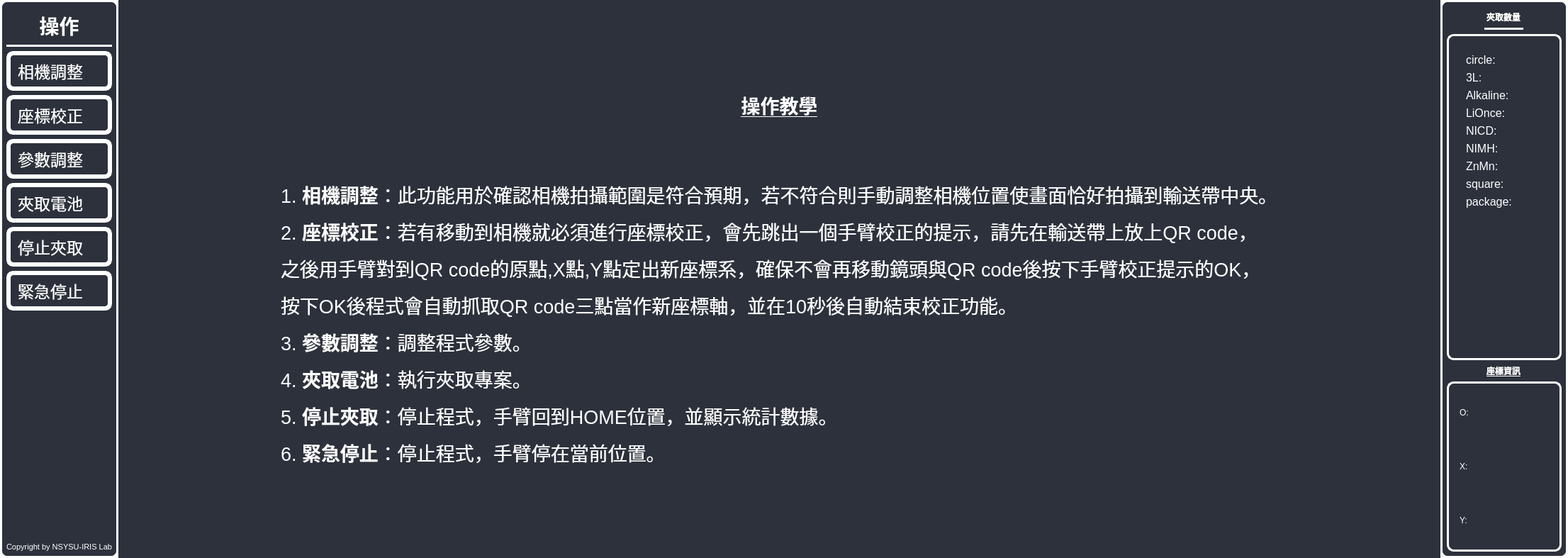
<?xml version="1.0" encoding="UTF-8"?>
<ui version="4.0">
 <class>MainWindow</class>
 <widget class="QMainWindow" name="MainWindow">
  <property name="geometry">
   <rect>
    <x>0</x>
    <y>0</y>
    <width>2212</width>
    <height>787</height>
   </rect>
  </property>
  <property name="windowTitle">
   <string>MainWindow</string>
  </property>
  <property name="styleSheet">
   <string notr="true">/*For all window settings*/
*{
	border: none;
	background: transparent;
	padding: 0;
	margin: 0;
	color: #fff; /*text color*/
}

QRadioButton {
    background-color: transparent;
    color:                  white;
}

QRadioButton::indicator {
    width:                  10px;
    height:                 10px;
    border-radius:          7px;
}

QPushButton:hover {
    background-color: rgba(255, 255, 255, 0.5);
}

QPushButton:hover:pressed { color: rgb(23, 237, 255); }

QTabBar::tab:selected {
	color: rgb(46, 52, 54);
    background-color: rgb(255, 255, 255);
}

QTabBar::tab:!selected {

}

/* rightMenu*/
#rightMenuContainer{
	background-color: #2c313c;
	border: 3px solid white;
	border-radius: 10px;
}

#showText_Info{
	padding: 6px 0px;
	border-bottom-width: 3px;
	border-bottom-style: solid;
	border-bottom-color: rgb(255, 255, 255);
	font-weight: 600;
}

#Calib_info_container{
	border: 3px solid white;
	border-radius: 10px;
}

#Battery_info_container{
	border: 3px solid white;
	border-radius: 10px;
}

#bubbleBtn{
	border: 6px solid white groove #242424;
	border-radius: 10px;
}

#calibratedBtn{
	border: 6px solid white groove #242424;
	border-radius: 10px;
}

#cameraBtn{
	border: 6px solid white groove #242424;
	border-radius: 10px;
}

#emergencyBtn{
	border: 6px solid white groove #242424;
	border-radius: 10px;
}

#stopBtn{
	border: 6px solid white groove #242424;
	border-radius: 10px;
}

#parameterBtn{
	border: 6px solid white groove #242424;
	border-radius: 10px;
}

#show_coord_Info{
	padding: 6px 0px;
	border-bottom-width: 3px;
	border-bottom-style: solid;
	border-bottom-color: rgb(255, 255, 255);
	font-weight: 600;
}

/* CenterMenu */
#centerMenuContainer{
	background-color: #2c313c;
}


/* leftMenu */


#leftMenuSubContainer{
	background-color: #2c313c;
	border: 3px solid white;
	border-radius: 10px;
}

#leftMenuSubContainer QPushButton{
	text-align: left;
	padding: 5px 10px;
	border-radius: 10px;
}

#leftMenuSubContainer QPushButton{
	text-align: left;
	padding: 5px 10px;
	border-radius: 10px;
}

#showText{
	padding: 6px 0px;
	border-bottom-width: 3px;
	border-bottom-style: solid;
	border-bottom-color: rgb(255, 255, 255);
	font-weight: 600;
}

#BubbleInfoOnBtn::indicator:checked , #BubbleBoxOnBtn::indicator:checked {
    background-color: green;
    border: 2px solid white;
}

#BubbleInfoOffBtn::indicator:checked , #BubbleBoxOffBtn::indicator:checked {
    background-color: red;
    border: 2px solid white;
}

#leftMenuSubContainer QRadioButton::indicator:unchecked {
    background-color:       transparent;
    border:                 2px solid white;
}

QPushButton:hover[objectName^=&quot;bubbleBoxBtn&quot;],
QPushButton:hover[objectName^=&quot;bubbleInfoBtn&quot;]{
    background-color: #2c313c;
}

/* rightMenu */
#rightMenuSubContainer{
	background-color: #2c313c;
}

#rightMenuSubContainer QRadioButton::indicator:unchecked {
    background-color:       transparent;
    border:                 2px solid white;
}

#bubbleDetectCheckYesBtn::indicator:checked , #calibrationCheckYesBtn::indicator:checked {
    background-color: green;
    border: 2px solid white;
}

#bubbleDetectCheckNoBtn::indicator:checked , #calibrationCheckNoBtn::indicator:checked {
    background-color: red;
    border: 2px solid white;
}

#showStatusText
{
	border-bottom-width: 3px;
	border-bottom-style: solid;
	border-bottom-color: rgb(255, 255, 255);
}

#trigBtnText
{
	border-bottom-width: 3px;
	border-bottom-style: solid;
	border-bottom-color: rgb(255, 255, 255);
}

/* copyright label text size*/
#copyrightLabel
{
	font-size: 8pt;
}</string>
  </property>
  <widget class="QWidget" name="centralwidgetf">
   <property name="sizePolicy">
    <sizepolicy hsizetype="Preferred" vsizetype="Preferred">
     <horstretch>0</horstretch>
     <verstretch>0</verstretch>
    </sizepolicy>
   </property>
   <property name="autoFillBackground">
    <bool>false</bool>
   </property>
   <layout class="QHBoxLayout" name="horizontalLayout">
    <property name="spacing">
     <number>0</number>
    </property>
    <property name="leftMargin">
     <number>0</number>
    </property>
    <property name="topMargin">
     <number>0</number>
    </property>
    <property name="rightMargin">
     <number>0</number>
    </property>
    <property name="bottomMargin">
     <number>0</number>
    </property>
    <item>
     <widget class="QWidget" name="leftMenuContainer" native="true">
      <property name="maximumSize">
       <size>
        <width>180</width>
        <height>16777215</height>
       </size>
      </property>
      <layout class="QVBoxLayout" name="verticalLayout_2">
       <property name="spacing">
        <number>0</number>
       </property>
       <property name="leftMargin">
        <number>0</number>
       </property>
       <property name="topMargin">
        <number>0</number>
       </property>
       <property name="rightMargin">
        <number>0</number>
       </property>
       <property name="bottomMargin">
        <number>0</number>
       </property>
       <item>
        <widget class="QWidget" name="leftMenuSubContainer" native="true">
         <layout class="QVBoxLayout" name="verticalLayout_5">
          <item>
           <widget class="QLabel" name="showText">
            <property name="sizePolicy">
             <sizepolicy hsizetype="Preferred" vsizetype="Fixed">
              <horstretch>0</horstretch>
              <verstretch>0</verstretch>
             </sizepolicy>
            </property>
            <property name="minimumSize">
             <size>
              <width>10</width>
              <height>10</height>
             </size>
            </property>
            <property name="font">
             <font>
              <pointsize>21</pointsize>
              <weight>75</weight>
              <bold>true</bold>
             </font>
            </property>
            <property name="text">
             <string>操作</string>
            </property>
            <property name="scaledContents">
             <bool>false</bool>
            </property>
            <property name="alignment">
             <set>Qt::AlignCenter</set>
            </property>
           </widget>
          </item>
          <item>
           <widget class="QPushButton" name="cameraBtn">
            <property name="font">
             <font>
              <pointsize>17</pointsize>
             </font>
            </property>
            <property name="toolTip">
             <string>&lt;html&gt;&lt;head/&gt;&lt;body&gt;&lt;p&gt;&lt;span style=&quot; font-size:18pt; color:#fce94f;&quot;&gt;相機畫面測試，確認相機當前拍攝位置與範圍是否符合預期&lt;/span&gt;&lt;/p&gt;&lt;/body&gt;&lt;/html&gt;</string>
            </property>
            <property name="text">
             <string>相機調整</string>
            </property>
            <property name="icon">
             <iconset resource="../Resource/resource_for_mirdc.qrc">
              <normaloff>:/icon/icon/camera.svg</normaloff>:/icon/icon/camera.svg</iconset>
            </property>
            <property name="iconSize">
             <size>
              <width>24</width>
              <height>24</height>
             </size>
            </property>
           </widget>
          </item>
          <item>
           <widget class="QPushButton" name="calibratedBtn">
            <property name="font">
             <font>
              <pointsize>17</pointsize>
             </font>
            </property>
            <property name="toolTip">
             <string>&lt;html&gt;&lt;head/&gt;&lt;body&gt;&lt;p&gt;&lt;span style=&quot; font-size:18pt; color:#fce94f;&quot;&gt;校正相機座標，並獲取座標軸資訊&lt;/span&gt;&lt;/p&gt;&lt;/body&gt;&lt;/html&gt;</string>
            </property>
            <property name="text">
             <string>座標校正</string>
            </property>
            <property name="icon">
             <iconset resource="../Resource/resource_for_mirdc.qrc">
              <normaloff>:/icon/icon/chessboard.svg</normaloff>:/icon/icon/chessboard.svg</iconset>
            </property>
            <property name="iconSize">
             <size>
              <width>24</width>
              <height>24</height>
             </size>
            </property>
           </widget>
          </item>
          <item>
           <widget class="QPushButton" name="parameterBtn">
            <property name="font">
             <font>
              <pointsize>17</pointsize>
             </font>
            </property>
            <property name="toolTip">
             <string>&lt;html&gt;&lt;head/&gt;&lt;body&gt;&lt;p&gt;&lt;span style=&quot; font-size:18pt; color:#fce94f;&quot;&gt;調整專案參數&lt;/span&gt;&lt;/p&gt;&lt;/body&gt;&lt;/html&gt;</string>
            </property>
            <property name="text">
             <string>參數調整</string>
            </property>
            <property name="icon">
             <iconset>
              <normaloff>../../../../../../../.designer/Resource/icon/settings.svg</normaloff>
              <selectedon>:/icon/icon/settings.svg</selectedon>../../../../../../../.designer/Resource/icon/settings.svg</iconset>
            </property>
            <property name="iconSize">
             <size>
              <width>24</width>
              <height>24</height>
             </size>
            </property>
           </widget>
          </item>
          <item>
           <widget class="QPushButton" name="bubbleBtn">
            <property name="font">
             <font>
              <pointsize>17</pointsize>
             </font>
            </property>
            <property name="toolTip">
             <string>&lt;html&gt;&lt;head/&gt;&lt;body&gt;&lt;p&gt;&lt;span style=&quot; font-size:18pt; color:#fce94f;&quot;&gt;執行夾取電池專案&lt;/span&gt;&lt;/p&gt;&lt;/body&gt;&lt;/html&gt;</string>
            </property>
            <property name="text">
             <string>夾取電池</string>
            </property>
            <property name="icon">
             <iconset resource="../Resource/resource_for_mirdc.qrc">
              <normaloff>:/self_made/self_made/battery.png</normaloff>:/self_made/self_made/battery.png</iconset>
            </property>
            <property name="iconSize">
             <size>
              <width>24</width>
              <height>24</height>
             </size>
            </property>
           </widget>
          </item>
          <item>
           <widget class="QPushButton" name="stopBtn">
            <property name="font">
             <font>
              <pointsize>17</pointsize>
             </font>
            </property>
            <property name="toolTip">
             <string>&lt;html&gt;&lt;head/&gt;&lt;body&gt;&lt;p&gt;&lt;span style=&quot; font-size:18pt; color:#fce94f;&quot;&gt;專案停止，手臂回到原點，並顯示統計數據&lt;/span&gt;&lt;/p&gt;&lt;/body&gt;&lt;/html&gt;</string>
            </property>
            <property name="text">
             <string>停止夾取</string>
            </property>
            <property name="icon">
             <iconset resource="../Resource/resource_for_mirdc.qrc">
              <normaloff>:/icon/icon/pause.svg</normaloff>:/icon/icon/pause.svg</iconset>
            </property>
           </widget>
          </item>
          <item>
           <widget class="QPushButton" name="emergencyBtn">
            <property name="font">
             <font>
              <pointsize>17</pointsize>
             </font>
            </property>
            <property name="toolTip">
             <string>&lt;html&gt;&lt;head/&gt;&lt;body&gt;&lt;p&gt;&lt;span style=&quot; font-size:18pt; color:#fce94f;&quot;&gt;停止所有專案，且手臂緊急停止在當前位置&lt;/span&gt;&lt;/p&gt;&lt;/body&gt;&lt;/html&gt;</string>
            </property>
            <property name="styleSheet">
             <string notr="true"/>
            </property>
            <property name="text">
             <string>緊急停止</string>
            </property>
            <property name="icon">
             <iconset>
              <normaloff>../../../../../../../.designer/Resource/icon/alert-triangle.svg</normaloff>
              <selectedon>:/icon/icon/alert-triangle.svg</selectedon>../../../../../../../.designer/Resource/icon/alert-triangle.svg</iconset>
            </property>
            <property name="iconSize">
             <size>
              <width>24</width>
              <height>24</height>
             </size>
            </property>
           </widget>
          </item>
          <item alignment="Qt::AlignBottom">
           <widget class="QWidget" name="widget_2" native="true">
            <property name="sizePolicy">
             <sizepolicy hsizetype="Maximum" vsizetype="Maximum">
              <horstretch>0</horstretch>
              <verstretch>0</verstretch>
             </sizepolicy>
            </property>
            <property name="maximumSize">
             <size>
              <width>500</width>
              <height>500</height>
             </size>
            </property>
            <layout class="QVBoxLayout" name="verticalLayout_6">
             <property name="spacing">
              <number>0</number>
             </property>
             <property name="leftMargin">
              <number>0</number>
             </property>
             <property name="topMargin">
              <number>0</number>
             </property>
             <property name="rightMargin">
              <number>0</number>
             </property>
             <property name="bottomMargin">
              <number>0</number>
             </property>
             <item>
              <widget class="QLabel" name="company_iconLabel">
               <property name="enabled">
                <bool>true</bool>
               </property>
               <property name="sizePolicy">
                <sizepolicy hsizetype="Minimum" vsizetype="Minimum">
                 <horstretch>0</horstretch>
                 <verstretch>0</verstretch>
                </sizepolicy>
               </property>
               <property name="maximumSize">
                <size>
                 <width>400</width>
                 <height>400</height>
                </size>
               </property>
               <property name="text">
                <string/>
               </property>
               <property name="pixmap">
                <pixmap resource="../Resource/resource_for_mirdc.qrc">:/self_made/self_made/file.jpg</pixmap>
               </property>
               <property name="scaledContents">
                <bool>true</bool>
               </property>
               <property name="wordWrap">
                <bool>false</bool>
               </property>
               <property name="openExternalLinks">
                <bool>false</bool>
               </property>
              </widget>
             </item>
             <item>
              <widget class="QLabel" name="IRIS_iconLabel">
               <property name="text">
                <string/>
               </property>
               <property name="pixmap">
                <pixmap resource="../Resource/resource_for_mirdc.qrc">:/self_made/self_made/iris.png</pixmap>
               </property>
               <property name="scaledContents">
                <bool>true</bool>
               </property>
              </widget>
             </item>
             <item>
              <widget class="QLabel" name="copyrightLabel">
               <property name="font">
                <font>
                 <pointsize>8</pointsize>
                </font>
               </property>
               <property name="text">
                <string>Copyright by NSYSU-IRIS Lab</string>
               </property>
               <property name="alignment">
                <set>Qt::AlignCenter</set>
               </property>
              </widget>
             </item>
            </layout>
           </widget>
          </item>
         </layout>
        </widget>
       </item>
      </layout>
     </widget>
    </item>
    <item>
     <widget class="QWidget" name="centerMenuContainer" native="true">
      <property name="sizePolicy">
       <sizepolicy hsizetype="Expanding" vsizetype="Preferred">
        <horstretch>0</horstretch>
        <verstretch>0</verstretch>
       </sizepolicy>
      </property>
      <property name="maximumSize">
       <size>
        <width>16777215</width>
        <height>16777215</height>
       </size>
      </property>
      <property name="toolTip">
       <string notr="true"/>
      </property>
      <property name="statusTip">
       <string notr="true"/>
      </property>
      <layout class="QVBoxLayout" name="verticalLayout_3">
       <property name="spacing">
        <number>0</number>
       </property>
       <property name="leftMargin">
        <number>0</number>
       </property>
       <property name="topMargin">
        <number>0</number>
       </property>
       <property name="rightMargin">
        <number>0</number>
       </property>
       <property name="bottomMargin">
        <number>0</number>
       </property>
       <item alignment="Qt::AlignHCenter">
        <widget class="QWidget" name="widget_4" native="true">
         <property name="sizePolicy">
          <sizepolicy hsizetype="Minimum" vsizetype="Expanding">
           <horstretch>0</horstretch>
           <verstretch>0</verstretch>
          </sizepolicy>
         </property>
         <layout class="QVBoxLayout" name="verticalLayout_4">
          <property name="spacing">
           <number>0</number>
          </property>
          <property name="sizeConstraint">
           <enum>QLayout::SetNoConstraint</enum>
          </property>
          <property name="leftMargin">
           <number>0</number>
          </property>
          <property name="topMargin">
           <number>0</number>
          </property>
          <property name="rightMargin">
           <number>0</number>
          </property>
          <property name="bottomMargin">
           <number>0</number>
          </property>
          <item>
           <widget class="QLabel" name="cameraLabel">
            <property name="enabled">
             <bool>true</bool>
            </property>
            <property name="sizePolicy">
             <sizepolicy hsizetype="Fixed" vsizetype="Fixed">
              <horstretch>0</horstretch>
              <verstretch>0</verstretch>
             </sizepolicy>
            </property>
            <property name="minimumSize">
             <size>
              <width>0</width>
              <height>0</height>
             </size>
            </property>
            <property name="maximumSize">
             <size>
              <width>1500</width>
              <height>1000</height>
             </size>
            </property>
            <property name="baseSize">
             <size>
              <width>0</width>
              <height>0</height>
             </size>
            </property>
            <property name="font">
             <font>
              <pointsize>20</pointsize>
             </font>
            </property>
            <property name="toolTip">
             <string notr="true"/>
            </property>
            <property name="statusTip">
             <string notr="true"/>
            </property>
            <property name="text">
             <string>&lt;html&gt;&lt;head/&gt;&lt;body&gt;&lt;p&gt;&lt;span style=&quot; font-weight:600; text-decoration: underline;&quot;&gt;操作教學&lt;/span&gt;&lt;/p&gt;&lt;p align=&quot;center&quot;&gt;&lt;br/&gt;&lt;/p&gt;&lt;p align=&quot;justify&quot;&gt;1. &lt;span style=&quot; font-weight:600;&quot;&gt;相機調整&lt;/span&gt;：此功能用於確認相機拍攝範圍是符合預期，若不符合則手動調整相機位置使畫面恰好拍攝到輸送帶中央。&lt;/p&gt;&lt;p align=&quot;justify&quot;&gt;2. &lt;span style=&quot; font-weight:600;&quot;&gt;座標校正&lt;/span&gt;：若有移動到相機就必須進行座標校正，會先跳出一個手臂校正的提示，請先在輸送帶上放上QR code，&lt;/p&gt;&lt;p align=&quot;justify&quot;&gt;之後用手臂對到QR code的原點,X點,Y點定出新座標系，確保不會再移動鏡頭與QR code後按下手臂校正提示的OK，&lt;/p&gt;&lt;p align=&quot;justify&quot;&gt;按下OK後程式會自動抓取QR code三點當作新座標軸，並在10秒後自動結束校正功能。&lt;/p&gt;&lt;p align=&quot;justify&quot;&gt;3. &lt;span style=&quot; font-weight:600;&quot;&gt;參數調整&lt;/span&gt;：調整程式參數。&lt;/p&gt;&lt;p align=&quot;justify&quot;&gt;4. &lt;span style=&quot; font-weight:600;&quot;&gt;夾取電池&lt;/span&gt;：執行夾取專案。&lt;/p&gt;&lt;p align=&quot;justify&quot;&gt;5. &lt;span style=&quot; font-weight:600;&quot;&gt;停止夾取&lt;/span&gt;：停止程式，手臂回到HOME位置，並顯示統計數據。&lt;/p&gt;&lt;p align=&quot;justify&quot;&gt;6. &lt;span style=&quot; font-weight:600;&quot;&gt;緊急停止&lt;/span&gt;：停止程式，手臂停在當前位置。&lt;/p&gt;&lt;/body&gt;&lt;/html&gt;</string>
            </property>
            <property name="scaledContents">
             <bool>true</bool>
            </property>
            <property name="alignment">
             <set>Qt::AlignCenter</set>
            </property>
           </widget>
          </item>
         </layout>
        </widget>
       </item>
      </layout>
     </widget>
    </item>
    <item alignment="Qt::AlignRight">
     <widget class="QWidget" name="rightMenuContainer" native="true">
      <property name="maximumSize">
       <size>
        <width>180</width>
        <height>16777215</height>
       </size>
      </property>
      <layout class="QVBoxLayout" name="verticalLayout_14">
       <item alignment="Qt::AlignHCenter|Qt::AlignVCenter">
        <widget class="QLabel" name="showText_Info">
         <property name="font">
          <font>
           <weight>75</weight>
           <bold>true</bold>
          </font>
         </property>
         <property name="text">
          <string>夾取數量</string>
         </property>
        </widget>
       </item>
       <item>
        <widget class="QWidget" name="Calib_info_container" native="true">
         <layout class="QVBoxLayout" name="verticalLayout">
          <item>
           <widget class="QWidget" name="Y_container" native="true">
            <property name="sizePolicy">
             <sizepolicy hsizetype="Minimum" vsizetype="Preferred">
              <horstretch>0</horstretch>
              <verstretch>0</verstretch>
             </sizepolicy>
            </property>
            <property name="minimumSize">
             <size>
              <width>3</width>
              <height>3</height>
             </size>
            </property>
            <layout class="QHBoxLayout" name="horizontalLayout_4">
             <item>
              <widget class="QWidget" name="Y_label_Value" native="true">
               <layout class="QVBoxLayout" name="verticalLayout_8">
                <item>
                 <layout class="QVBoxLayout" name="verticalLayout_7">
                  <item>
                   <layout class="QHBoxLayout" name="horizontalLayout_15">
                    <item>
                     <widget class="QLabel" name="circle_text">
                      <property name="font">
                       <font>
                        <pointsize>12</pointsize>
                       </font>
                      </property>
                      <property name="text">
                       <string>circle:</string>
                      </property>
                     </widget>
                    </item>
                    <item>
                     <widget class="QLabel" name="circle_text_print">
                      <property name="text">
                       <string/>
                      </property>
                     </widget>
                    </item>
                   </layout>
                  </item>
                  <item>
                   <layout class="QHBoxLayout" name="horizontalLayout_14">
                    <item>
                     <widget class="QLabel" name="three_L_text">
                      <property name="font">
                       <font>
                        <pointsize>12</pointsize>
                       </font>
                      </property>
                      <property name="text">
                       <string>3L:</string>
                      </property>
                     </widget>
                    </item>
                    <item>
                     <widget class="QLabel" name="three_L_text_print">
                      <property name="text">
                       <string/>
                      </property>
                     </widget>
                    </item>
                   </layout>
                  </item>
                  <item>
                   <layout class="QHBoxLayout" name="horizontalLayout_13">
                    <item>
                     <widget class="QLabel" name="AL_text">
                      <property name="enabled">
                       <bool>true</bool>
                      </property>
                      <property name="sizePolicy">
                       <sizepolicy hsizetype="Preferred" vsizetype="Preferred">
                        <horstretch>0</horstretch>
                        <verstretch>0</verstretch>
                       </sizepolicy>
                      </property>
                      <property name="font">
                       <font>
                        <pointsize>12</pointsize>
                       </font>
                      </property>
                      <property name="toolTip">
                       <string/>
                      </property>
                      <property name="layoutDirection">
                       <enum>Qt::LeftToRight</enum>
                      </property>
                      <property name="text">
                       <string>Alkaline:</string>
                      </property>
                     </widget>
                    </item>
                    <item>
                     <widget class="QLabel" name="AL_text_print">
                      <property name="text">
                       <string/>
                      </property>
                     </widget>
                    </item>
                   </layout>
                  </item>
                  <item>
                   <layout class="QHBoxLayout" name="horizontalLayout_12">
                    <item>
                     <widget class="QLabel" name="Li_text">
                      <property name="font">
                       <font>
                        <pointsize>12</pointsize>
                       </font>
                      </property>
                      <property name="text">
                       <string>LiOnce:</string>
                      </property>
                     </widget>
                    </item>
                    <item>
                     <widget class="QLabel" name="Li_text_print">
                      <property name="text">
                       <string/>
                      </property>
                     </widget>
                    </item>
                   </layout>
                  </item>
                  <item>
                   <layout class="QHBoxLayout" name="horizontalLayout_8">
                    <item>
                     <widget class="QLabel" name="NICD_text">
                      <property name="font">
                       <font>
                        <pointsize>12</pointsize>
                       </font>
                      </property>
                      <property name="text">
                       <string>NICD:</string>
                      </property>
                     </widget>
                    </item>
                    <item>
                     <widget class="QLabel" name="NICD_text_print">
                      <property name="text">
                       <string/>
                      </property>
                     </widget>
                    </item>
                   </layout>
                  </item>
                  <item>
                   <layout class="QHBoxLayout" name="horizontalLayout_7">
                    <item>
                     <widget class="QLabel" name="NIMH_text">
                      <property name="font">
                       <font>
                        <pointsize>12</pointsize>
                       </font>
                      </property>
                      <property name="text">
                       <string>NIMH:</string>
                      </property>
                     </widget>
                    </item>
                    <item>
                     <widget class="QLabel" name="NIMH_text_print">
                      <property name="text">
                       <string/>
                      </property>
                     </widget>
                    </item>
                   </layout>
                  </item>
                  <item>
                   <layout class="QHBoxLayout" name="horizontalLayout_6">
                    <item>
                     <widget class="QLabel" name="ZnMn_text">
                      <property name="font">
                       <font>
                        <pointsize>12</pointsize>
                       </font>
                      </property>
                      <property name="text">
                       <string>ZnMn:</string>
                      </property>
                     </widget>
                    </item>
                    <item>
                     <widget class="QLabel" name="ZnMn_text_print">
                      <property name="text">
                       <string/>
                      </property>
                     </widget>
                    </item>
                   </layout>
                  </item>
                  <item>
                   <layout class="QHBoxLayout" name="horizontalLayout_2">
                    <item>
                     <widget class="QLabel" name="square_text">
                      <property name="font">
                       <font>
                        <pointsize>12</pointsize>
                       </font>
                      </property>
                      <property name="text">
                       <string>square:</string>
                      </property>
                     </widget>
                    </item>
                    <item>
                     <widget class="QLabel" name="square_text_print">
                      <property name="text">
                       <string/>
                      </property>
                     </widget>
                    </item>
                   </layout>
                  </item>
                  <item>
                   <layout class="QHBoxLayout" name="horizontalLayout_3">
                    <item>
                     <widget class="QLabel" name="package_text">
                      <property name="font">
                       <font>
                        <pointsize>12</pointsize>
                       </font>
                      </property>
                      <property name="text">
                       <string>package:</string>
                      </property>
                     </widget>
                    </item>
                    <item>
                     <widget class="QLabel" name="package_text_print">
                      <property name="text">
                       <string/>
                      </property>
                      <property name="textFormat">
                       <enum>Qt::PlainText</enum>
                      </property>
                     </widget>
                    </item>
                   </layout>
                  </item>
                 </layout>
                </item>
                <item>
                 <widget class="QTextEdit" name="Y_y_coord_value_label"/>
                </item>
               </layout>
              </widget>
             </item>
            </layout>
           </widget>
          </item>
          <item>
           <widget class="QWidget" name="O_point_container" native="true">
            <property name="sizePolicy">
             <sizepolicy hsizetype="Minimum" vsizetype="Preferred">
              <horstretch>0</horstretch>
              <verstretch>0</verstretch>
             </sizepolicy>
            </property>
            <property name="minimumSize">
             <size>
              <width>3</width>
              <height>3</height>
             </size>
            </property>
            <layout class="QHBoxLayout" name="horizontalLayout_5"/>
           </widget>
          </item>
         </layout>
        </widget>
       </item>
       <item alignment="Qt::AlignHCenter">
        <widget class="QLabel" name="show_coord_info">
         <property name="text">
          <string>&lt;html&gt;&lt;head/&gt;&lt;body&gt;&lt;p&gt;&lt;span style=&quot; font-weight:600; text-decoration: underline;&quot;&gt;座標資訊&lt;/span&gt;&lt;/p&gt;&lt;/body&gt;&lt;/html&gt;</string>
         </property>
        </widget>
       </item>
       <item>
        <widget class="QWidget" name="Battery_info_container" native="true">
         <layout class="QVBoxLayout" name="verticalLayout_15">
          <item>
           <widget class="QWidget" name="O_point_container_3" native="true">
            <layout class="QHBoxLayout" name="horizontalLayout_11">
             <item alignment="Qt::AlignLeft">
              <widget class="QLabel" name="O_point_label_3">
               <property name="text">
                <string>O: </string>
               </property>
              </widget>
             </item>
             <item>
              <widget class="QWidget" name="O_point_label_Value_3" native="true">
               <layout class="QVBoxLayout" name="verticalLayout_18">
                <item>
                 <widget class="QLabel" name="O_point_x_coord_value_label_3">
                  <property name="sizePolicy">
                   <sizepolicy hsizetype="Expanding" vsizetype="Preferred">
                    <horstretch>0</horstretch>
                    <verstretch>0</verstretch>
                   </sizepolicy>
                  </property>
                  <property name="text">
                   <string/>
                  </property>
                 </widget>
                </item>
                <item>
                 <widget class="QLabel" name="O_point_y_coord_value_label_3">
                  <property name="text">
                   <string/>
                  </property>
                 </widget>
                </item>
               </layout>
              </widget>
             </item>
            </layout>
           </widget>
          </item>
          <item>
           <widget class="QWidget" name="X_container_3" native="true">
            <property name="sizePolicy">
             <sizepolicy hsizetype="Preferred" vsizetype="Minimum">
              <horstretch>0</horstretch>
              <verstretch>0</verstretch>
             </sizepolicy>
            </property>
            <layout class="QHBoxLayout" name="horizontalLayout_9">
             <item alignment="Qt::AlignLeft">
              <widget class="QLabel" name="X_label_3">
               <property name="sizePolicy">
                <sizepolicy hsizetype="Preferred" vsizetype="Minimum">
                 <horstretch>0</horstretch>
                 <verstretch>0</verstretch>
                </sizepolicy>
               </property>
               <property name="text">
                <string>X: </string>
               </property>
              </widget>
             </item>
             <item>
              <widget class="QWidget" name="X_label_Value_3" native="true">
               <layout class="QVBoxLayout" name="verticalLayout_16">
                <item>
                 <widget class="QLabel" name="X_x_coord_value_label_3">
                  <property name="sizePolicy">
                   <sizepolicy hsizetype="Expanding" vsizetype="Preferred">
                    <horstretch>0</horstretch>
                    <verstretch>0</verstretch>
                   </sizepolicy>
                  </property>
                  <property name="text">
                   <string/>
                  </property>
                 </widget>
                </item>
                <item>
                 <widget class="QLabel" name="X_y_coord_value_label_3">
                  <property name="text">
                   <string/>
                  </property>
                 </widget>
                </item>
               </layout>
              </widget>
             </item>
            </layout>
           </widget>
          </item>
          <item>
           <widget class="QWidget" name="Y_container_3" native="true">
            <layout class="QHBoxLayout" name="horizontalLayout_10">
             <item alignment="Qt::AlignLeft">
              <widget class="QLabel" name="Y_label_3">
               <property name="text">
                <string>Y: </string>
               </property>
              </widget>
             </item>
             <item>
              <widget class="QWidget" name="Y_label_Value_3" native="true">
               <layout class="QVBoxLayout" name="verticalLayout_17">
                <item>
                 <widget class="QLabel" name="Y_x_coord_value_label_3">
                  <property name="sizePolicy">
                   <sizepolicy hsizetype="Expanding" vsizetype="Preferred">
                    <horstretch>0</horstretch>
                    <verstretch>0</verstretch>
                   </sizepolicy>
                  </property>
                  <property name="text">
                   <string/>
                  </property>
                 </widget>
                </item>
                <item>
                 <widget class="QLabel" name="Y_y_coord_value_label_3">
                  <property name="text">
                   <string/>
                  </property>
                 </widget>
                </item>
               </layout>
              </widget>
             </item>
            </layout>
           </widget>
          </item>
         </layout>
        </widget>
       </item>
      </layout>
     </widget>
    </item>
   </layout>
  </widget>
 </widget>
 <resources>
  <include location="../Resource/resource_for_mirdc.qrc"/>
 </resources>
 <connections/>
</ui>
